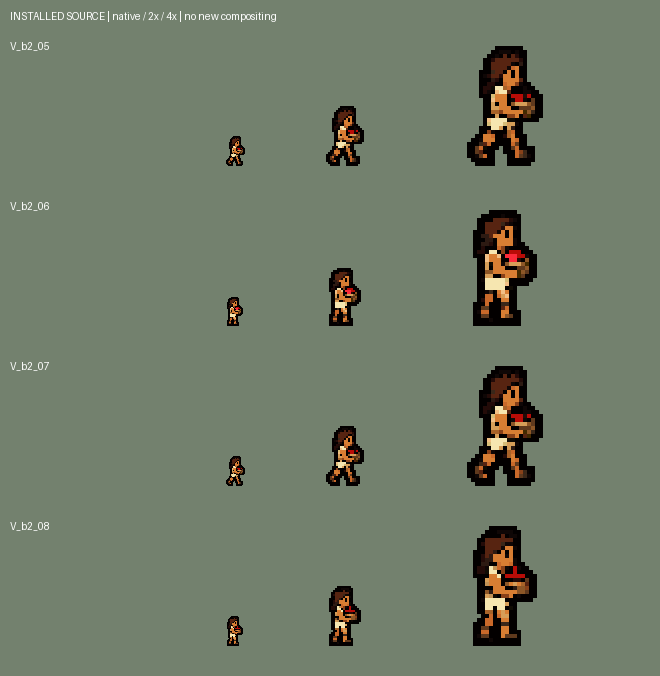
#> input picture docs/art/production6/carry/boards/source_adult_b_carry_E.png, 660 x 676 px
$ python -i drawing.py   (imports and definitions only)
#> lines starting #> are read from the running program, lines starting #| are printed output that depends on the picture
# /// script
# requires-python = ">=3.11"
# dependencies = ["pillow", "numpy", "pydantic"]
# ///
# How to run: imported by python3 -m art.compositor.render.
"""Native figure anchoring, true-colour LOD marks and geometric blueprint overlay."""
from __future__ import annotations

import hashlib
from dataclasses import dataclass
from pathlib import Path
from typing import Final, assert_never

from PIL import Image, ImageDraw, ImageFilter, ImageFont
from pydantic import JsonValue

from art.compositor.assets import (
    REPO,
    Catalog,
    choose_look,
    frame_path,
    read_image,
    top_colour,
)
from art.compositor.face_variants import FacePlan, Variant, choose_variant
from art.compositor.geometry import HUD_HEIGHT, WINDOW, Viewport
from art.compositor.models import Activity, Person
from art.compositor.placements import RenderPerson, Sprite

INK: Final = (35, 29, 23, 255)
FONT: Final = ImageFont.truetype("/System/Library/Fonts/Supplemental/Arial.ttf", 14)


# [10 lines that did not run here, left out]


# [11 lines that did not run here, left out]


def site_overlay(source: Image.Image) -> Image.Image:
    alpha = source.getchannel("A")
    wash = source.copy()
    wash.putalpha(alpha.point([round(value * .25) for value in range(256)]))
    edge = alpha.filter(ImageFilter.MaxFilter(3))
    interior = alpha.filter(ImageFilter.MinFilter(3))
    from PIL import ImageChops
    outline = Image.new("RGBA", source.size, (218, 222, 205, 255))
    outline.putalpha(ImageChops.subtract(edge, interior))
    return Image.alpha_composite(wash, outline)


# [17 lines that did not run here, left out]


# [146 lines that did not run here, left out]

>>> import cv2
>>> picture = cv2.imread('../../docs/art/production6/carry/boards/source_adult_b_carry_E.png', cv2.IMREAD_GRAYSCALE)
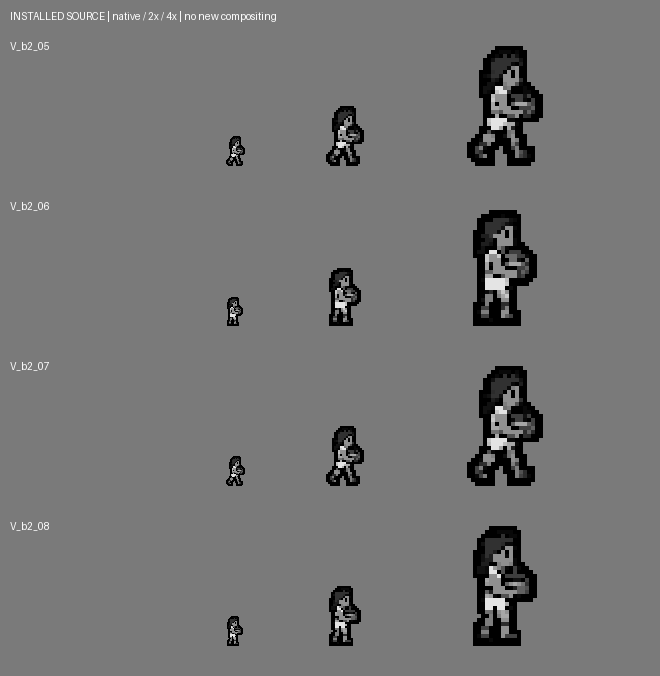
#> picture: shape (676, 660); min 0, max 254, mean 117
#> (the run stopped early here; a loop or call above may not have finished)
